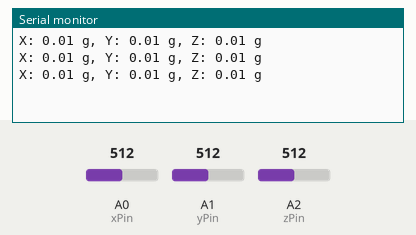
This sketch was run on a simulated Arduino Uno, built with avr-gcc and run on an emulated ATmega328P. On the bench: the last lines printed to the serial monitor. The inputs (shaded band) are chosen by the test bench; at power-on: A0 (xPin) = 512, A1 (yPin) = 512, A2 (zPin) = 512.

Above: at 1.3 s.
1.4 s: A0 (xPin) set to 716
At 1.9 s:
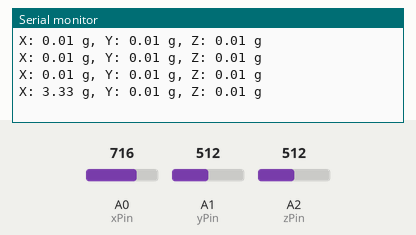
2.9 s: A1 (yPin) set to 716
At 3.4 s:
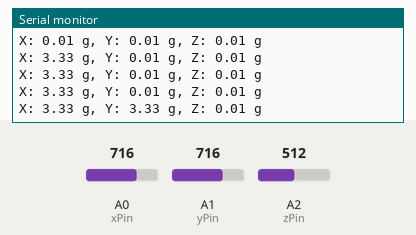
4.4 s: A2 (zPin) set to 716
At 4.9 s:
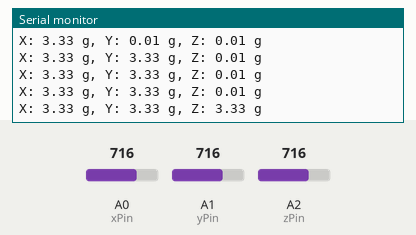
5.9 s: A0 (xPin) set to 900
At 6.4 s:
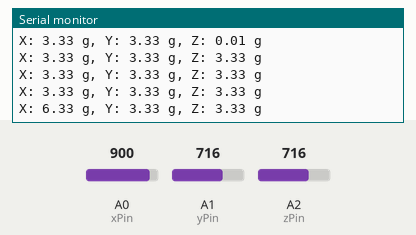
7.4 s: A1 (yPin) set to 900
At 7.9 s:
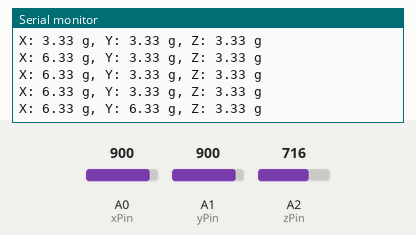
8.9 s: A2 (zPin) set to 900
At 9.4 s:
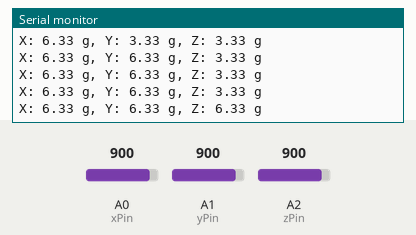
Timing chart, 0 to 11.4 s (numbered marks = the images above; inputs shaded):
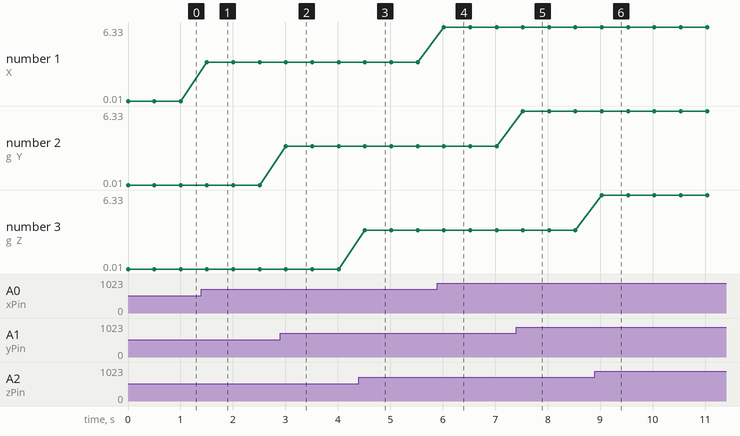

Measured:
- after the input at 1.4 s, the serial monitor: prints a new line after 0.11 s (image 1)
- after the input at 2.9 s, the serial monitor: prints a new line after 0.11 s (image 2)
- after the input at 4.4 s, the serial monitor: prints a new line after 0.12 s (image 3)
- after the input at 5.9 s, the serial monitor: prints a new line after 0.12 s (image 4)
- after the input at 7.4 s, the serial monitor: prints a new line after 0.13 s (image 5)
- after the input at 8.9 s, the serial monitor: prints a new line after 0.13 s (image 6)
- plotted number 1: 0.01 → 3.33 after the input at 1.4 s, 3.33 → 6.33 after the input at 5.9 s

The sketch:

145.ino
```cpp
// Define analog pins connected to X, Y, and Z axis
const int xPin = A0; // Analog pin for X axis
const int yPin = A1; // Analog pin for Y axis
const int zPin = A2; // Analog pin for Z axis

// Calibration values (These may need adjustment)
const float vcc = 5.0; // Supply voltage to the sensor
const float adcMax = 1023.0; // Maximum value from the ADC (10-bit resolution)

void setup() {
  // Initialize Serial Monitor
  Serial.begin(9600);
}

void loop() {
  // Read raw values from the analog pins
  int xRaw = analogRead(xPin);
  int yRaw = analogRead(yPin);
  int zRaw = analogRead(zPin);

  // Convert the raw readings to voltage
  float xVoltage = (xRaw / adcMax) * vcc;
  float yVoltage = (yRaw / adcMax) * vcc;
  float zVoltage = (zRaw / adcMax) * vcc;

  // Convert the voltage to acceleration (in g's)
  // Assuming the accelerometer is 0.3V/g, adjust as necessary for your sensor
  float xAcceleration = (xVoltage - (vcc / 2)) / 0.3;
  float yAcceleration = (yVoltage - (vcc / 2)) / 0.3;
  float zAcceleration = (zVoltage - (vcc / 2)) / 0.3;

  // Print the results to Serial Monitor
  Serial.print("X: ");
  Serial.print(xAcceleration);
  Serial.print(" g, Y: ");
  Serial.print(yAcceleration);
  Serial.print(" g, Z: ");
  Serial.print(zAcceleration);
  Serial.println(" g");

  // Delay for a short period
  delay(500);
}
```
